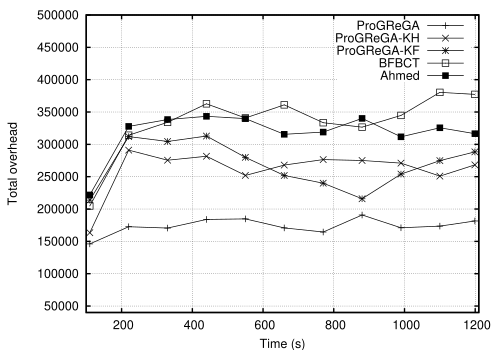

This figure's gnuplot source:
set terminal postscript eps enhanced color solid lw 2 "Helvetica" 18
#set title 'title'
set xlabel 'Time (s)'
set ylabel 'Total overhead'
#set xtics auto
#set ytics auto
set autoscale
#set xtics (25,50,75,100,125,150,175,200)
set xrange [100:1210]
set yrange [40000:500000]
set grid
set key top right
set pointsize 1.5
#set key below
#set key width 1 box 9
#load 'teorico.gp'
#set terminal postscript enhanced color solid lw 2 "Times-Roman" 20
#set terminal postscript eps enhanced color
set output "grafico5.eps"
#plot 'plot_1.txt' using 2:3
#unset colorbox
#set style line 1 lt 2 lw 1
#set style line 2 lt 1 lw 1
#set label "T_1(n) {/Symbol \273} -2224.8 + 178.6n - 3.3571n^2 + 0.9406n^{2.8}" at 516,2.75e+08

#nice colors:
#plot "max.data" using 1:($2/(2)) title 'No interest management' with linespoints lt 1, "max.data" using 1:($3/(2)) title 'Circle' with linespoints lt 3, "max.data" using 1:($4/(2)) title 'Circle with attenuation' with linespoints lt 8, "max.data" using 1:($5/(2)) with linespoints title 'Field of View' lt 7, "max.data" using 1:($6/(2)) with linespoints title 'A^3' lt 4

plot "smallpkl.data" using ($1 / 1000):($14 + $15 + $16 + $17 + $18 + $19 + $20 + $21) title 'ProGReGA' with linespoints lt 7, "smallpkhkl.data" using ($1 / 1000):($14 + $15 + $16 + $17 + $18 + $19 + $20 + $21) title 'ProGReGA-KH' with linespoints lt 7, "smallpkfkl.data" using ($1 / 1000):($14 + $15 + $16 + $17 + $18 + $19 + $20 + $21) title 'ProGReGA-KF' with linespoints lt 7, "smallbfakl.data" using ($1 / 1000):($14 + $15 + $16 + $17 + $18 + $19 + $20 + $21) with linespoints title 'BFBCT' lt 7, "smallahmed.data" using ($1 / 1000):($14 + $15 + $16 + $17 + $18 + $19 + $20 + $21) with linespoints title 'Ahmed' lt 7

#plot "plot_1.txt" using 1:3:($3 - abs($9 - $3)):($3 + abs($9 - $3)) with yerrorbars

#linetype 1
# .
#ls 1
#ls 2
